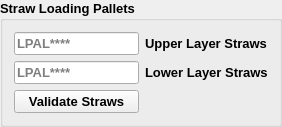
                 <widget class="QGroupBox" name="groupBox_50">
                  <property name="sizePolicy">
                   <sizepolicy hsizetype="Minimum" vsizetype="Minimum">
                    <horstretch>0</horstretch>
                    <verstretch>0</verstretch>
                   </sizepolicy>
                  </property>
                  <property name="font">
                   <font>
                    <family>Arial</family>
                    <pointsize>10</pointsize>
                    <weight>75</weight>
                    <bold>true</bold>
                   </font>
                  </property>
                  <property name="title">
                   <string>Straw Loading Pallets</string>
                  </property>
                  <layout class="QGridLayout" name="gridLayout_19">
                   <item row="0" column="0">
                    <widget class="QLineEdit" name="pallet1code">
                     <property name="sizePolicy">
                      <sizepolicy hsizetype="Preferred" vsizetype="Preferred">
                       <horstretch>0</horstretch>
                       <verstretch>0</verstretch>
                      </sizepolicy>
                     </property>
                     <property name="minimumSize">
                      <size>
                       <width>0</width>
                       <height>0</height>
                      </size>
                     </property>
                     <property name="maximumSize">
                      <size>
                       <width>16777215</width>
                       <height>50</height>
                      </size>
                     </property>
                     <property name="text">
                      <string/>
                     </property>
                     <property name="maxLength">
                      <number>8</number>
                     </property>
                     <property name="placeholderText">
                      <string>LPAL****</string>
                     </property>
                    </widget>
                   </item>
                   <item row="1" column="1">
                    <widget class="QLabel" name="label_4">
                     <property name="text">
                      <string>Lower Layer Straws</string>
                     </property>
                    </widget>
                   </item>
                   <item row="1" column="0">
                    <widget class="QLineEdit" name="pallet2code">
                     <property name="sizePolicy">
                      <sizepolicy hsizetype="Preferred" vsizetype="Preferred">
                       <horstretch>0</horstretch>
                       <verstretch>0</verstretch>
                      </sizepolicy>
                     </property>
                     <property name="maximumSize">
                      <size>
                       <width>16777215</width>
                       <height>50</height>
                      </size>
                     </property>
                     <property name="text">
                      <string/>
                     </property>
                     <property name="maxLength">
                      <number>8</number>
                     </property>
                     <property name="placeholderText">
                      <string>LPAL****</string>
                     </property>
                    </widget>
                   </item>
                   <item row="0" column="1">
                    <widget class="QLabel" name="label_3">
                     <property name="text">
                      <string>Upper Layer Straws</string>
                     </property>
                    </widget>
                   </item>
                   <item row="2" column="0">
                    <widget class="QPushButton" name="validateStraws">
                     <property name="text">
                      <string>Validate Straws</string>
                     </property>
                    </widget>
                   </item>
                   <item row="2" column="1">
                    <widget class="QLabel" name="lpalLabel">
                     <property name="text">
                      <string/>
                     </property>
                    </widget>
                   </item>
                  </layout>
                 </widget>
